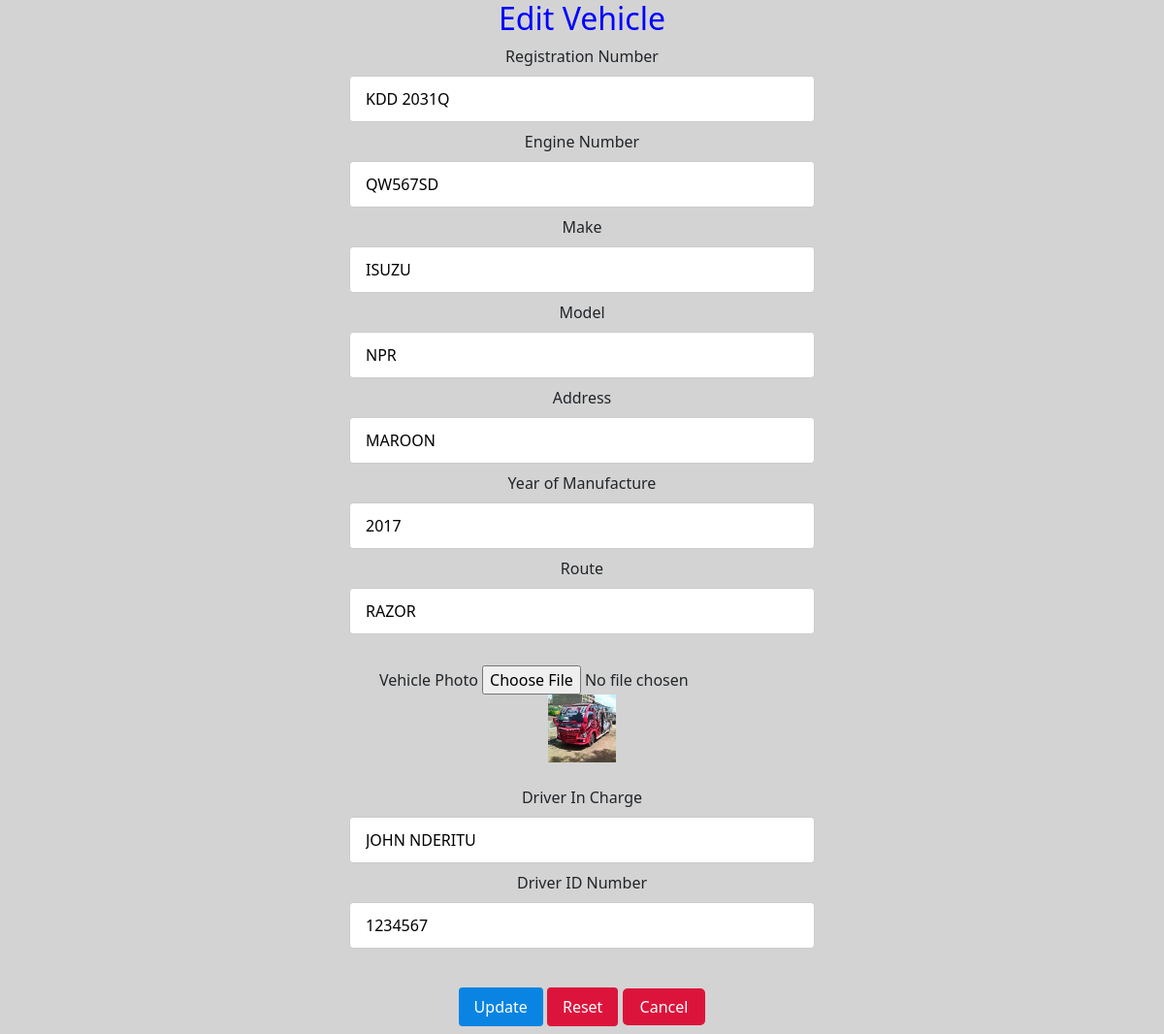
/edit_vehicle.php?id=3, run on the app's committed database.
### tables this page shows
CREATE TABLE `vehicles` (
  `id` int(10) NOT NULL,
  `registration_number` varchar(11) NOT NULL,
  `engine_number` varchar(100) NOT NULL,
  `make` varchar(100) NOT NULL,
  `model` varchar(100) NOT NULL,
  `colour` varchar(100) NOT NULL,
  `year_of_manufacture` int(100) NOT NULL,
  `nickname` varchar(100) NOT NULL,
  `vehicle_photo` varchar(100) NOT NULL,
  `names` varchar(100) NOT NULL,
  `id_number` int(100) NOT NULL
);

### edit_vehicle.php (the view, shortened to what this page needs)
<!doctype html>
<html lang="en">
  <head>
    <link href="https://cdn.jsdelivr.net/npm/bootstrap@5.2.3/dist/css/bootstrap.min.css" rel="stylesheet">
    <link rel="stylesheet" href="/style.css">
  </head>
    <body>
<?php
include 'config.php';
$id = $_GET['id'];
 $select="SELECT * FROM vehicles WHERE id='$id'";
 $select_q=mysqli_query($con, $select);
 $fetch=mysqli_fetch_array($select_q);
?>
<center>
<div class="form">
<h2 style= "color:blue;">Edit Vehicle</h2>
<form action="" method="POST" enctype="multipart/form-data">
        <label for="registration_number">Registration Number  </label><br>
        <input type="text" name="registration_number" placeholder="Enter Registration Number of vehicle..."
        value="<?php echo $fetch['registration_number'] ?>" required>
        <br>
        <label for="engine_number">Engine Number </label><br>
        <input type="text" name="engine_number" placeholder="Enter  Engine Number... "
        value="<?php echo $fetch['engine_number'] ?>" required>
        <br>
        <label for="make">Make </label><br>
        <input type="text" name="make" placeholder="Enter make  of vehicle... "
        value="<?php echo $fetch['make'] ?>" required>
        <br>
        <label for="model">Model </label><br>
        <input type="text" name="model" placeholder="Enter model of vehicle... "
        value="<?php echo $fetch['model'] ?>" required>
        <br>
        <label for="colour">Address </label><br>
        <input type="text" name="colour" placeholder="Enter colour of vehicle... "
        value="<?php echo $fetch['colour'] ?>" required>
        <br>
        <label for="year_of_manufacture">Year of Manufacture </label><br>
        <input type="text" name="year_of_manufacture"  placeholder="Enter vehicle's Year of Manufacture..."
        value="<?php echo $fetch['year_of_manufacture'] ?>" required>
        <br>
        <label for="nickname">Route </label><br>
        <input type="text" name="nickname"  placeholder="Enter nickname of vehicle..."
        value="<?php echo $fetch['nickname'] ?>"required>
        <br><br>
        <label for="vehicle_photo">Vehicle Photo </label>
        <input type="file" name="vehicle_photo" required>
        <br>
        <img src="images/<?php echo $fetch['vehicle_photo'] ?>" width="70px">
        <br>
        <label for="names"> Driver In Charge </label><br>
        <input type="text" name="names"  placeholder="Enter name of driver incharge..."
        value="<?php echo $fetch['names'] ?>" required>
        <br>
        <label for="id_number"> Driver ID Number </label><br>
        <input type="number" name="id_number"  placeholder="Enter ID number of driver..."
        value="<?php echo $fetch['id_number'] ?>" required>
        <br><br>
        <input type="submit" name="update_btn" value="Update">
        <input type="reset">
        <a href="view_vehicle.php" style="background-color: crimson;color: white; padding: 8px 18px; text-align: center; text-decoration: none; border-radius: 5px;";>Cancel</a>
    </form>
</div>
</center>
</body>
    </html>

### style.css (style rules this page uses)
* { box-sizing: border-box; }
body { background-color:lightgrey; margin:0; padding: 0; }
img { display: block; margin-left: auto; margin-right: auto; }
body { background-color:lightgrey; }
.form input[type=text], input[type=email], input[type=password],input[type=date],input[type=number],select { width: 40%; padding: 11px 16px; margin: 8px 0; display: inline-block; border: 1px solid #ccc; border-radius: 4px; box-sizing: border-box; }
.form input[type=submit] { width:fit-content; background-color: #0984e3; color: white; padding: 8px 16px; margin: 8px 0; border: none; border-radius: 4px; cursor: pointer; }
.form input[type=reset] { width:fit-content; background-color: crimson; color: white; padding: 8px 16px; margin: 8px 0; border: none; border-radius: 4px; cursor: pointer; }

### data on the page
vehicles: registration_number "KDD 2031Q", engine_number "QW567SD", make "ISUZU", model "NPR", colour "MAROON", year_of_manufacture "2017", nickname "RAZOR", vehicle_photo (picture), names "JOHN NDERITU", id_number "1234567"
